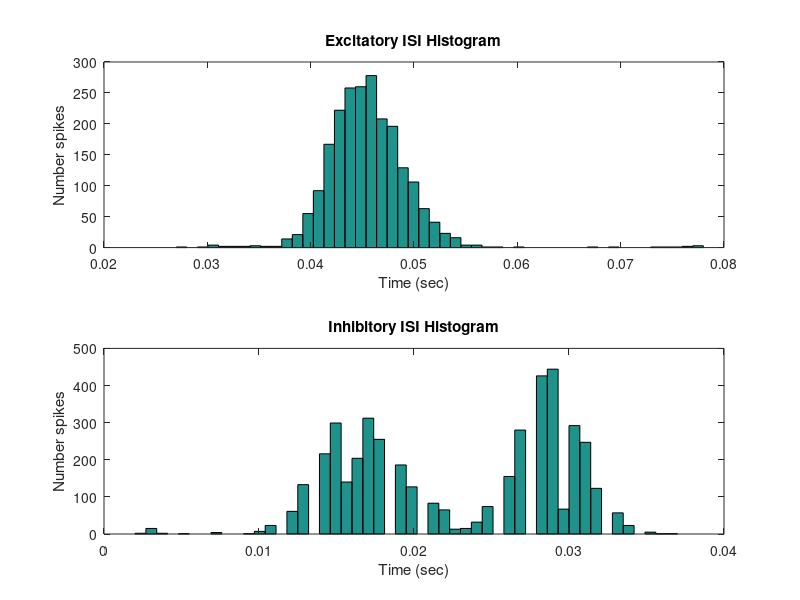

MATLAB code to generate this figure:
clear all

%Constants neurons share
sigma = .05e-9;     %coefficient of randomness
Vl = -0.070;        %Leak potential for both neurons
Vth = -0.055;       %Threshold potential for both neurons
Vspike = .02;       %Spike potential for both neurons
Vres = -0.075;      %Reset potential for both neurons
Pr = .5;            %Probability of release of vesicles
taud = .2;          %Time constant of Depression

%Constant parameters that effect neuron1
C1 = 5e-9;          %Capacity for Neuron1
Rm1 = 20e6;         %membrain resistance neuron 1
G21 = 10e-6;            %Maximum conductance affecting neuron 1
Erev21 = -0.070;    %Reversal potential affecting neuron 1
Iapp1 = 4.5e-9;       %Applied Current into neuron 1
taus1 = .002;       %Gating variable time constant

%Constant parameters that effect neuron2
C2 = 5e-9;          %Capacity for Neuron 2
Rm2 = 20e6;         %membrain resistance neuron 2
G12 = 5e-6;            %Maximum conductance affecting neuron 2
Erev12 = 0;         %Reversal potential affecting neuron 2
Iapp2 = 3e-9;       %Applied Current into neuron 2
taus2 = .01;        %Gating variable time constant

%Time variables
startT = 0;                 %Time starts at 0
dT = .001;                  %dT is 1 ms
endT = 100;                  %Time ends
timeVec = startT:dT:endT;   %Time vector from startTime to endTime in increments of dT

%variables for neuron1
Vm1 = zeros(1,length(timeVec));
Vm1(1) = Vl;
spikesN1 = zeros(1,length(timeVec));

%variables for neuron2
Vm2 = zeros(1,length(timeVec));
Vm2(1) = Vl;
spikesN2 = zeros(1,length(timeVec));

%variables for synapse 12
s1 = zeros(1,length(timeVec));
D1 = ones(1,length(timeVec));

%variables for synapse 21
s2 = zeros(1,length(timeVec));
D2 = ones(1,length(timeVec));

%%%%%%%%%%START SIMULATION%%%%%%%%%%%%%%%%%%%%%%%%%%%
for i = 2: length(timeVec),
    %calculating next voltage neuron1
    Vm1(i) = Vm1(i-1) + dT*(((Vl - Vm1(i-1))/Rm1) + G21*s2(i-1)*(Erev21-Vm1(i-1))+ Iapp1 + sigma*randn(1)/sqrt(dT))/C1;
    %Calculating synaptic variables for 21
    s1(i) = s1(i-1) + dT*(-s1(i-1)/taus1);
    D1(i) = D1(i-1) + dT*((1-D1(i-1))/taud);
    
    %calculating next voltage neuron1
    Vm2(i) = Vm2(i-1) + dT*(((Vl - Vm2(i-1))/Rm2) + G12*s1(i-1)*(Erev12-Vm2(i-1))+ Iapp2 + sigma*randn(1)/sqrt(dT))/C1;
    %Calculating synaptic variables for 12
    s2(i) = s2(i-1) + dT*(-s2(i-1)/taus2);
    D2(i) = D2(i-1) + dT*((1-D2(i-1))/taud);
        
    %Check if neuron1 is spiking
    if Vm1(i) >= Vth,
        Vm1(i) = Vres;                      %set v to reset
        s1(i) = s1(i) + Pr*D1(i)*(1-s1(i)); %change gating variable for 21
        D1(i) = D1(i)*(1-Pr);               %change depression variable 21
        spikesN1(i) = 1;                    %update spikes for neuron1
    end
        
    %Check if neuron1 is spiking
    if Vm2(i) >= Vth,
        Vm2(i) = Vres;                      %set v to reset
        s2(i) = s2(i) + Pr*D2(i)*(1-s2(i)); %change gating variable for 12
        D2(i) = D2(i)*(1-Pr);               %change depression variable 21
        spikesN2(i) = 1;                    %update spikes for neuron2
    end
end

%%%%%%%%%%%% ISI HISTOGRAM Stuff%%%%%%%%%%%%%%%%%%%%%
tempSpike1 = (find(spikesN1))*dT;   %find indexes of spikes1
tempSpike2 = (find(spikesN2))*dT;   %find indexes of spikes2

isi1 = zeros(1,length(tempSpike1)-1);   %allocate isi1
isi2 = zeros(1,length(tempSpike2)-1);   %allocate isi2

%find isi1
for i = 1: length(tempSpike1)-1
    isi1(i) = tempSpike1(i+1)-tempSpike1(i);
end

%find isi2
for i = 1: length(tempSpike2)-1
    isi2(i) = tempSpike2(i+1)-tempSpike2(i);
end

%Plot histogram with 50 bins of isi1 and isi2
figure;
subplot(2,1,1);
hist(isi1,50);
xlabel('Time (sec)')
ylabel('Number spikes')
title(['Excitatory ISI Histogram'])
subplot(2,1,2);
hist(isi2,50);
xlabel('Time (sec)')
ylabel('Number spikes')
title(['Inhibitory ISI Histogram'])
